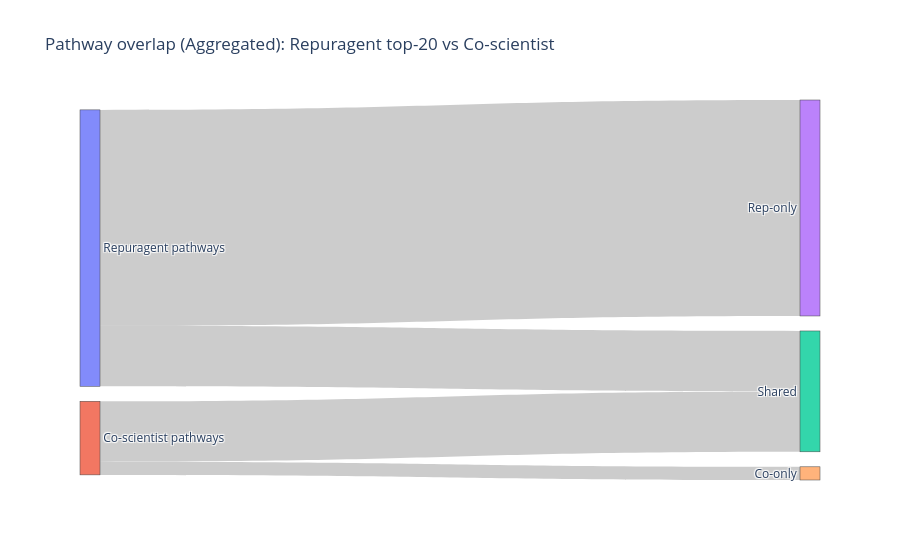

Notebook cell for this chart:
### Markdown cell above
## 3.3. Pathway overlap visualization

### Code cell
# Paths + inputs
REPURAGENT_OUTPUT = "repuragent_output10/top20_selected.csv"
REP_TOP_N = 20  # how many top repuragent drugs to take

CO_SCIENTIST_OUTPUT = "co-scientist-output/top_drugs.csv"
CO_DRUGS = pd.read_csv(CO_SCIENTIST_OUTPUT)

# Repuragent enrichment
rep_drugs_df = pd.read_csv(REPURAGENT_OUTPUT)
P_rep= pathways_enrichment_from_chembl_id(
    rep_drugs_df)

# Co-scientist enrichment
co_drugs_df = pd.read_csv(CO_SCIENTIST_OUTPUT)
P_co = pathways_enrichment_from_chembl_id(co_drugs_df
)

# Summary
print("=== Summary ===")
print(f"Repuragent top-{REP_TOP_N} drugs: {len(rep_drugs_df)}")
print(f"Repuragent pathways: {len(P_rep)}")
print(f"Co-scientist drugs: {len(CO_DRUGS)}")
print(f"Co-scientist pathways: {len(P_co)}")
print(f"Shared pathways: {len(P_rep & P_co)}")
print(f"Jaccard overlap: {jaccard(P_rep, P_co)}")
print(f"Cosine overlap:  {cosine_binary(P_rep, P_co)}")

# Sankey: aggregated overlap
fig1 = sankey_aggregated(
    P_rep, P_co,
    title=f"Pathway overlap (Aggregated): Repuragent top-{REP_TOP_N} vs Co-scientist\n"
)
fig1.show()

### Figure 1 — Plotly figure (JSON) as saved in the notebook; plotly's stock layout.template omitted (floating-point values rounded to 4 significant figures)
{"data": [{"link": {"source": [0, 0, 1, 1], "target": [2, 3, 2, 4], "value": [87, 311, 87, 19]}, "node": {"label": ["Repuragent pathways", "Co-scientist pathways", "Shared", "Rep-only", "Co-only"], "pad": 15, "thickness": 20}, "type": "sankey"}], "layout": {"font": {"size": 12}, "title": {"text": "Pathway overlap (Aggregated): Repuragent top-20 vs Co-scientist\n"}}}
